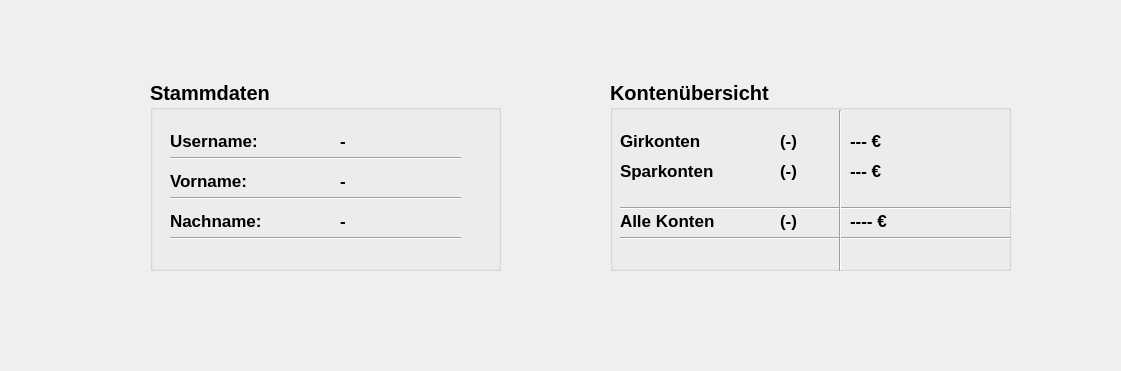
   <widget class="QWidget" name="widgetUserVerwalten" native="true">
    <property name="geometry">
     <rect>
      <x>190</x>
      <y>120</y>
      <width>1121</width>
      <height>371</height>
     </rect>
    </property>
    <property name="font">
     <font>
      <family>Segoe UI</family>
      <weight>75</weight>
      <bold>true</bold>
     </font>
    </property>
    <property name="autoFillBackground">
     <bool>false</bool>
    </property>
    <widget class="QGroupBox" name="grouBoxUserStammdaten">
     <property name="geometry">
      <rect>
       <x>150</x>
       <y>80</y>
       <width>351</width>
       <height>191</height>
      </rect>
     </property>
     <property name="font">
      <font>
       <family>Segoe UI</family>
       <pointsize>15</pointsize>
       <weight>75</weight>
       <bold>true</bold>
      </font>
     </property>
     <property name="title">
      <string>Stammdaten</string>
     </property>
     <widget class="QLabel" name="lblNachnameStammdaten">
      <property name="geometry">
       <rect>
        <x>190</x>
        <y>120</y>
        <width>141</width>
        <height>41</height>
       </rect>
      </property>
      <property name="font">
       <font>
        <family>Segoe UI</family>
        <pointsize>13</pointsize>
       </font>
      </property>
      <property name="text">
       <string>-</string>
      </property>
     </widget>
     <widget class="QLabel" name="lblUsernameStammdaten">
      <property name="geometry">
       <rect>
        <x>190</x>
        <y>40</y>
        <width>151</width>
        <height>41</height>
       </rect>
      </property>
      <property name="font">
       <font>
        <family>Segoe UI</family>
        <pointsize>13</pointsize>
       </font>
      </property>
      <property name="text">
       <string>-</string>
      </property>
     </widget>
     <widget class="QLabel" name="lblVornameStammdatenTitel">
      <property name="geometry">
       <rect>
        <x>20</x>
        <y>80</y>
        <width>111</width>
        <height>41</height>
       </rect>
      </property>
      <property name="font">
       <font>
        <family>Segoe UI</family>
        <pointsize>13</pointsize>
       </font>
      </property>
      <property name="text">
       <string>Vorname:</string>
      </property>
     </widget>
     <widget class="QLabel" name="lblUsernameStammdatenTitel">
      <property name="geometry">
       <rect>
        <x>20</x>
        <y>40</y>
        <width>111</width>
        <height>41</height>
       </rect>
      </property>
      <property name="font">
       <font>
        <family>Segoe UI</family>
        <pointsize>13</pointsize>
       </font>
      </property>
      <property name="text">
       <string>Username:</string>
      </property>
     </widget>
     <widget class="QLabel" name="lblVornameStammdaten">
      <property name="geometry">
       <rect>
        <x>190</x>
        <y>80</y>
        <width>111</width>
        <height>41</height>
       </rect>
      </property>
      <property name="font">
       <font>
        <family>Segoe UI</family>
        <pointsize>13</pointsize>
       </font>
      </property>
      <property name="text">
       <string>-</string>
      </property>
     </widget>
     <widget class="QLabel" name="lblNachnameStammdatenTitel">
      <property name="geometry">
       <rect>
        <x>20</x>
        <y>120</y>
        <width>111</width>
        <height>41</height>
       </rect>
      </property>
      <property name="font">
       <font>
        <family>Segoe UI</family>
        <pointsize>13</pointsize>
       </font>
      </property>
      <property name="text">
       <string>Nachname:</string>
      </property>
     </widget>
     <widget class="Line" name="line_2">
      <property name="geometry">
       <rect>
        <x>20</x>
        <y>70</y>
        <width>291</width>
        <height>16</height>
       </rect>
      </property>
      <property name="orientation">
       <enum>Qt::Horizontal</enum>
      </property>
     </widget>
     <widget class="Line" name="line_3">
      <property name="geometry">
       <rect>
        <x>20</x>
        <y>110</y>
        <width>291</width>
        <height>16</height>
       </rect>
      </property>
      <property name="orientation">
       <enum>Qt::Horizontal</enum>
      </property>
     </widget>
     <widget class="Line" name="line_4">
      <property name="geometry">
       <rect>
        <x>20</x>
        <y>150</y>
        <width>291</width>
        <height>16</height>
       </rect>
      </property>
      <property name="orientation">
       <enum>Qt::Horizontal</enum>
      </property>
     </widget>
    </widget>
    <widget class="QGroupBox" name="groupBox_3">
     <property name="geometry">
      <rect>
       <x>610</x>
       <y>80</y>
       <width>401</width>
       <height>191</height>
      </rect>
     </property>
     <property name="font">
      <font>
       <family>Segoe UI</family>
       <pointsize>15</pointsize>
       <weight>75</weight>
       <bold>true</bold>
      </font>
     </property>
     <property name="title">
      <string>Kontenübersicht</string>
     </property>
     <widget class="QLabel" name="label_8">
      <property name="geometry">
       <rect>
        <x>10</x>
        <y>120</y>
        <width>131</width>
        <height>41</height>
       </rect>
      </property>
      <property name="font">
       <font>
        <family>Segoe UI</family>
        <pointsize>13</pointsize>
        <weight>75</weight>
        <bold>true</bold>
       </font>
      </property>
      <property name="text">
       <string>Alle Konten</string>
      </property>
     </widget>
     <widget class="Line" name="line_5">
      <property name="geometry">
       <rect>
        <x>10</x>
        <y>150</y>
        <width>391</width>
        <height>16</height>
       </rect>
      </property>
      <property name="orientation">
       <enum>Qt::Horizontal</enum>
      </property>
     </widget>
     <widget class="QLabel" name="lblAnzKontenUsrVer">
      <property name="geometry">
       <rect>
        <x>170</x>
        <y>120</y>
        <width>51</width>
        <height>41</height>
       </rect>
      </property>
      <property name="font">
       <font>
        <family>Segoe UI</family>
        <pointsize>13</pointsize>
        <weight>75</weight>
        <bold>true</bold>
       </font>
      </property>
      <property name="text">
       <string>(-)</string>
      </property>
     </widget>
     <widget class="Line" name="line_6">
      <property name="geometry">
       <rect>
        <x>10</x>
        <y>120</y>
        <width>391</width>
        <height>16</height>
       </rect>
      </property>
      <property name="orientation">
       <enum>Qt::Horizontal</enum>
      </property>
     </widget>
     <widget class="QLabel" name="label_9">
      <property name="geometry">
       <rect>
        <x>10</x>
        <y>40</y>
        <width>151</width>
        <height>41</height>
       </rect>
      </property>
      <property name="font">
       <font>
        <family>Segoe UI</family>
        <pointsize>13</pointsize>
       </font>
      </property>
      <property name="text">
       <string>Girkonten</string>
      </property>
     </widget>
     <widget class="QLabel" name="lblAnzGiroUsrVer">
      <property name="geometry">
       <rect>
        <x>170</x>
        <y>40</y>
        <width>31</width>
        <height>41</height>
       </rect>
      </property>
      <property name="font">
       <font>
        <family>Segoe UI</family>
        <pointsize>13</pointsize>
       </font>
      </property>
      <property name="text">
       <string>(-)</string>
      </property>
     </widget>
     <widget class="QLabel" name="lblAnzSparUsrVer">
      <property name="geometry">
       <rect>
        <x>170</x>
        <y>70</y>
        <width>31</width>
        <height>41</height>
       </rect>
      </property>
      <property name="font">
       <font>
        <family>Segoe UI</family>
        <pointsize>13</pointsize>
       </font>
      </property>
      <property name="text">
       <string>(-)</string>
      </property>
     </widget>
     <widget class="QLabel" name="label_13">
      <property name="geometry">
       <rect>
        <x>10</x>
        <y>70</y>
        <width>151</width>
        <height>41</height>
       </rect>
      </property>
      <property name="font">
       <font>
        <family>Segoe UI</family>
        <pointsize>13</pointsize>
       </font>
      </property>
      <property name="text">
       <string>Sparkonten</string>
      </property>
     </widget>
     <widget class="QLabel" name="lblGesamtGirokontenstand">
      <property name="geometry">
       <rect>
        <x>240</x>
        <y>40</y>
        <width>151</width>
        <height>41</height>
       </rect>
      </property>
      <property name="font">
       <font>
        <family>Segoe UI</family>
        <pointsize>13</pointsize>
       </font>
      </property>
      <property name="text">
       <string>--- €</string>
      </property>
     </widget>
     <widget class="QLabel" name="lblGesamtSparkontenstand">
      <property name="geometry">
       <rect>
        <x>240</x>
        <y>70</y>
        <width>151</width>
        <height>41</height>
       </rect>
      </property>
      <property name="font">
       <font>
        <family>Segoe UI</family>
        <pointsize>13</pointsize>
       </font>
      </property>
      <property name="text">
       <string>--- €</string>
      </property>
     </widget>
     <widget class="QLabel" name="lblGesamtkontenstand">
      <property name="geometry">
       <rect>
        <x>240</x>
        <y>120</y>
        <width>151</width>
        <height>41</height>
       </rect>
      </property>
      <property name="font">
       <font>
        <family>Segoe UI</family>
        <pointsize>13</pointsize>
        <weight>75</weight>
        <bold>true</bold>
       </font>
      </property>
      <property name="text">
       <string>---- €</string>
      </property>
     </widget>
     <widget class="Line" name="line_7">
      <property name="geometry">
       <rect>
        <x>220</x>
        <y>30</y>
        <width>20</width>
        <height>161</height>
       </rect>
      </property>
      <property name="orientation">
       <enum>Qt::Vertical</enum>
      </property>
     </widget>
    </widget>
   </widget>
